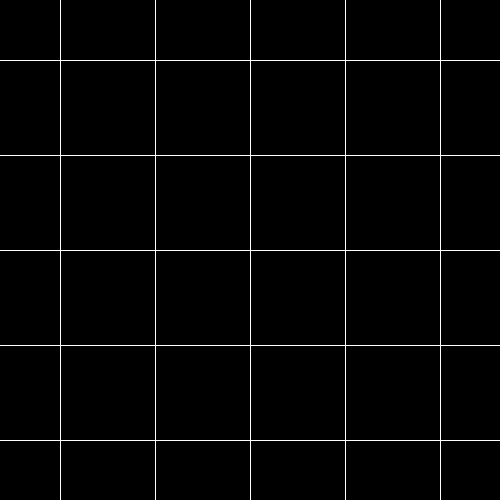
Frame 1 (no input)
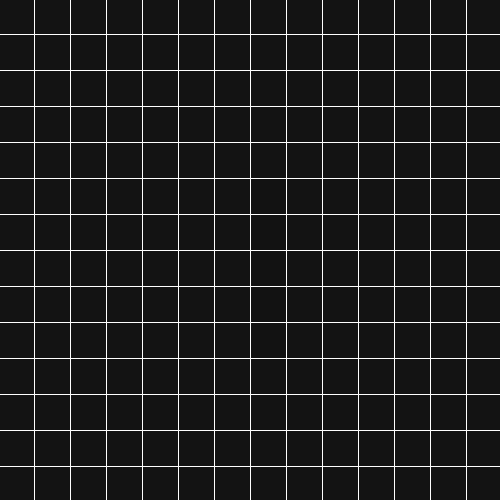
Frame 60 (the mouse pressed at the canvas centre just before this capture)
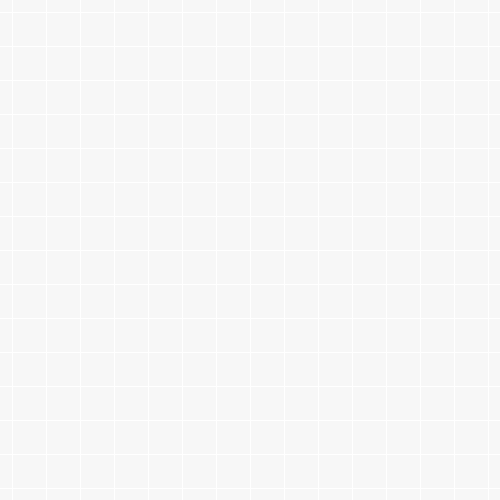
Frame 120 (the mouse held since frame 60 and released just before this capture)

The Processing sketch that drew these frames (run headless with seeded random() and noise(); from frame 60 on, the mouse is pressed at the canvas centre):

// Processing sketch: Grid
// ── Grid.pde
int size = 95;
int inc = -1;
float col = 0;
float cInc = 0.01;

void setup() {
  frameRate(60);
  size (500, 500);
  stroke(255);
}
void draw() {
  translate(width/2, height/2);
  for (int x = 0; x < width/2 + size; x = x + size) {
    for (int y = 0; y < height/2 + size; y = y + size) {
      fill(col);
      rect(x, y, size, size);
      rect(x, -y, size, size);
      rect(-x, y, size, size);
      rect(-x, -y, size, size);
      col = col + cInc;
      if (col <= 0 || col >= 255) {
        cInc = -cInc;
      }
    }
  }
  if (size <= 5 || size >= 100) {
    inc = -inc;
  }
  size = size + inc;
}
